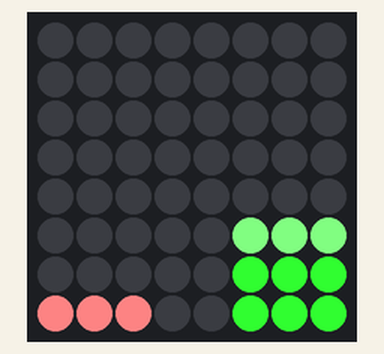
Recording of a program running on a simulated Raspberry Pi (BCM pin numbers) with a Sense HAT. Shown: the Sense HAT's 8×8 RGB LED matrix. System figures (address, load, memory, disk, uptime) are fixed made-up values.

Above: at 0.4 s.

The program:

ram_bar.py
```python
#!/usr/bin/env python3
import psutil
import math
from sense_hat import SenseHat
import time

# Inicializálás
sense = SenseHat()
sense.clear()

# Színek definiálása
CPU_COLOR = (255, 50, 50)  # Világosabb piros
RAM_COLOR = (50, 255, 50)  # Zöld (különbözik a CPU-tól)
BACKGROUND = (20, 20, 20)  # Sötét szürke háttér
SEPARATOR = (40, 40, 40)   # Elválasztó vonal színe

def draw_bar(column_start, column_end, usage, color):
    # Háttér és elválasztó vonal
    for x in range(column_start, column_end):
        for y in range(8):
            sense.set_pixel(x, y, BACKGROUND)

    # Százalékból sorok számává (minimum 1 LED ha >0%)
    height = math.ceil((usage * 8) / 100)
    height = max(1, height) if usage > 0 else 0
    height = min(height, 8)

    # Sáv rajzolása alulról felfelé
    for x in range(column_start, column_end):
        for y in range(8 - height, 8):
            sense.set_pixel(x, y, color)

    # Dinamikus él színe (intenzitás növelése)
    if height > 0:
        edge_color = tuple(min(c + 80, 255) for c in color)
        for x in range(column_start, column_end):
            sense.set_pixel(x, 8 - height, edge_color)

try:
    while True:
        # Adatok frissítése
        cpu = psutil.cpu_percent(interval=0.3)
        ram = psutil.virtual_memory().percent

        # Kijelző frissítése
        sense.clear()
        draw_bar(0, 4, cpu, CPU_COLOR)  # CPU sáv (bal oldal)
        draw_bar(4, 8, ram, RAM_COLOR)  # RAM sáv (jobb oldal)

        # Elválasztó vonal középen
        for y in range(8):
            sense.set_pixel(3, y, SEPARATOR)
            sense.set_pixel(4, y, SEPARATOR)

        time.sleep(0.2)

except KeyboardInterrupt:
    sense.clear()
```
